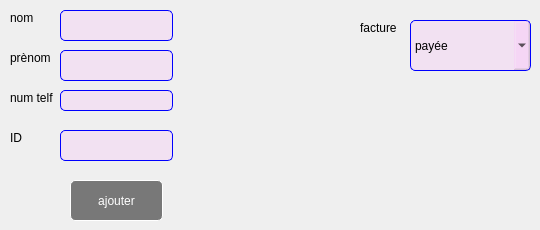
      <widget class="QWidget" name="tab_8">
       <attribute name="title">
        <string>ajouter</string>
       </attribute>
       <widget class="QPushButton" name="pushButton_9">
        <property name="geometry">
         <rect>
          <x>70</x>
          <y>180</y>
          <width>93</width>
          <height>41</height>
         </rect>
        </property>
        <property name="styleSheet">
         <string notr="true">QPushButton{
background-color:rgba(0,0,0,50%);
color:white;
border:1 solid white;
border-radius: 5px;
}
QPushButton:hover{
background-color:rgba(255,0,0,50%);
color:black;
}</string>
        </property>
        <property name="text">
         <string>ajouter</string>
        </property>
       </widget>
       <widget class="QLineEdit" name="lineEdit_9">
        <property name="geometry">
         <rect>
          <x>60</x>
          <y>10</y>
          <width>113</width>
          <height>31</height>
         </rect>
        </property>
        <property name="styleSheet">
         <string notr="true">QLineEdit{
background-color:rgba(255,170,255,20%);
border:1 solid blue;
border-radius:5px;
color:black;
}</string>
        </property>
       </widget>
       <widget class="QLineEdit" name="lineEdit_10">
        <property name="geometry">
         <rect>
          <x>60</x>
          <y>50</y>
          <width>113</width>
          <height>31</height>
         </rect>
        </property>
        <property name="styleSheet">
         <string notr="true">QLineEdit{
background-color:rgba(255,170,255,20%);
border:1 solid blue;
border-radius:5px;
color:black;
}</string>
        </property>
       </widget>
       <widget class="QLineEdit" name="lineEdit_8">
        <property name="geometry">
         <rect>
          <x>60</x>
          <y>90</y>
          <width>113</width>
          <height>21</height>
         </rect>
        </property>
        <property name="styleSheet">
         <string notr="true">QLineEdit{
background-color:rgba(255,170,255,20%);
border:1 solid blue;
border-radius:5px;
color:black;
}</string>
        </property>
       </widget>
       <widget class="QLabel" name="label_6">
        <property name="geometry">
         <rect>
          <x>10</x>
          <y>10</y>
          <width>91</width>
          <height>16</height>
         </rect>
        </property>
        <property name="text">
         <string>nom</string>
        </property>
       </widget>
       <widget class="QLabel" name="label_8">
        <property name="geometry">
         <rect>
          <x>10</x>
          <y>90</y>
          <width>91</width>
          <height>16</height>
         </rect>
        </property>
        <property name="text">
         <string>num telf</string>
        </property>
       </widget>
       <widget class="QLabel" name="label_9">
        <property name="geometry">
         <rect>
          <x>10</x>
          <y>50</y>
          <width>91</width>
          <height>16</height>
         </rect>
        </property>
        <property name="text">
         <string>prènom</string>
        </property>
       </widget>
       <widget class="QLabel" name="label_14">
        <property name="geometry">
         <rect>
          <x>10</x>
          <y>130</y>
          <width>55</width>
          <height>16</height>
         </rect>
        </property>
        <property name="text">
         <string>ID</string>
        </property>
       </widget>
       <widget class="QLineEdit" name="lineEdit_13">
        <property name="geometry">
         <rect>
          <x>60</x>
          <y>130</y>
          <width>113</width>
          <height>31</height>
         </rect>
        </property>
        <property name="styleSheet">
         <string notr="true">QLineEdit{
background-color:rgba(255,170,255,20%);
border:1 solid blue;
border-radius:5px;
color:black;
}</string>
        </property>
       </widget>
       <widget class="QLabel" name="label_16">
        <property name="geometry">
         <rect>
          <x>360</x>
          <y>20</y>
          <width>101</width>
          <height>16</height>
         </rect>
        </property>
        <property name="text">
         <string>facture</string>
        </property>
       </widget>
       <widget class="QComboBox" name="comboBox">
        <property name="geometry">
         <rect>
          <x>410</x>
          <y>20</y>
          <width>121</width>
          <height>51</height>
         </rect>
        </property>
        <property name="styleSheet">
         <string notr="true">QComboBox {
background-color:rgba(255,170,255,20%);
border:1 solid blue;
border-radius:5px;
color:black;
}
QComboBox::down-arrow {

}</string>
        </property>
        <item>
         <property name="text">
          <string>payée</string>
         </property>
        </item>
        <item>
         <property name="text">
          <string>non-payée</string>
         </property>
        </item>
       </widget>
      </widget>
